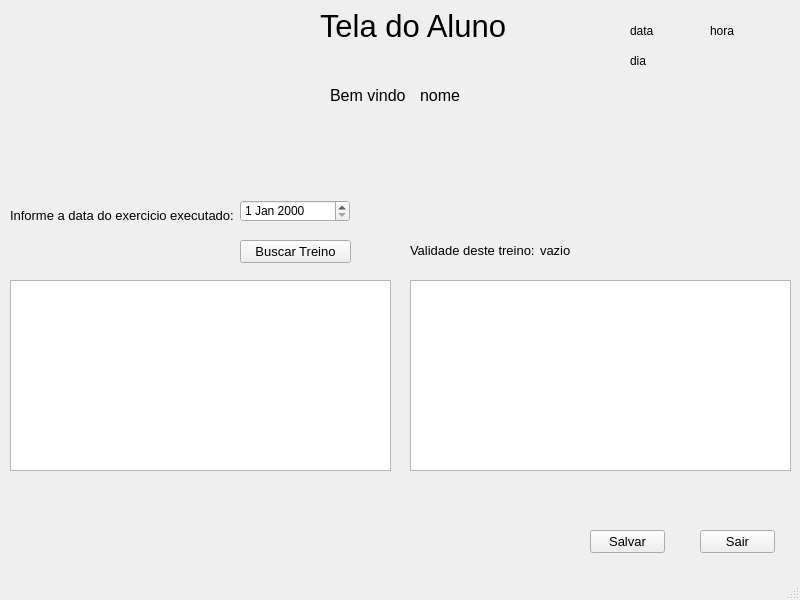
<?xml version="1.0" encoding="UTF-8"?>
<ui version="4.0">
 <class>MainWindow</class>
 <widget class="QMainWindow" name="MainWindow">
  <property name="geometry">
   <rect>
    <x>0</x>
    <y>0</y>
    <width>800</width>
    <height>600</height>
   </rect>
  </property>
  <property name="sizePolicy">
   <sizepolicy hsizetype="Fixed" vsizetype="Fixed">
    <horstretch>0</horstretch>
    <verstretch>0</verstretch>
   </sizepolicy>
  </property>
  <property name="minimumSize">
   <size>
    <width>800</width>
    <height>600</height>
   </size>
  </property>
  <property name="maximumSize">
   <size>
    <width>800</width>
    <height>600</height>
   </size>
  </property>
  <property name="windowTitle">
   <string>TelaAluno</string>
  </property>
  <widget class="QWidget" name="centralwidget">
   <widget class="QLabel" name="label">
    <property name="geometry">
     <rect>
      <x>320</x>
      <y>0</y>
      <width>191</width>
      <height>51</height>
     </rect>
    </property>
    <property name="font">
     <font>
      <pointsize>23</pointsize>
     </font>
    </property>
    <property name="text">
     <string>Tela do Aluno</string>
    </property>
   </widget>
   <widget class="QLabel" name="label_2">
    <property name="geometry">
     <rect>
      <x>330</x>
      <y>80</y>
      <width>81</width>
      <height>31</height>
     </rect>
    </property>
    <property name="font">
     <font>
      <pointsize>12</pointsize>
      <weight>50</weight>
      <bold>false</bold>
     </font>
    </property>
    <property name="text">
     <string>Bem vindo</string>
    </property>
   </widget>
   <widget class="QLabel" name="lblNome">
    <property name="geometry">
     <rect>
      <x>420</x>
      <y>80</y>
      <width>141</width>
      <height>31</height>
     </rect>
    </property>
    <property name="font">
     <font>
      <pointsize>12</pointsize>
      <weight>50</weight>
      <bold>false</bold>
     </font>
    </property>
    <property name="text">
     <string>nome</string>
    </property>
   </widget>
   <widget class="QPushButton" name="btnSair">
    <property name="geometry">
     <rect>
      <x>700</x>
      <y>530</y>
      <width>75</width>
      <height>23</height>
     </rect>
    </property>
    <property name="font">
     <font>
      <pointsize>10</pointsize>
     </font>
    </property>
    <property name="text">
     <string>Sair</string>
    </property>
   </widget>
   <widget class="QTableView" name="tabelaExercicios">
    <property name="geometry">
     <rect>
      <x>410</x>
      <y>280</y>
      <width>381</width>
      <height>191</height>
     </rect>
    </property>
   </widget>
   <widget class="QLabel" name="lblData">
    <property name="geometry">
     <rect>
      <x>630</x>
      <y>20</y>
      <width>61</width>
      <height>21</height>
     </rect>
    </property>
    <property name="text">
     <string>data</string>
    </property>
   </widget>
   <widget class="QLabel" name="lblHora">
    <property name="geometry">
     <rect>
      <x>710</x>
      <y>20</y>
      <width>61</width>
      <height>21</height>
     </rect>
    </property>
    <property name="text">
     <string>hora</string>
    </property>
   </widget>
   <widget class="QLabel" name="lblDia">
    <property name="geometry">
     <rect>
      <x>630</x>
      <y>50</y>
      <width>71</width>
      <height>21</height>
     </rect>
    </property>
    <property name="text">
     <string>dia</string>
    </property>
   </widget>
   <widget class="QLabel" name="lblNome_2">
    <property name="geometry">
     <rect>
      <x>410</x>
      <y>240</y>
      <width>131</width>
      <height>21</height>
     </rect>
    </property>
    <property name="font">
     <font>
      <pointsize>10</pointsize>
      <weight>50</weight>
      <bold>false</bold>
     </font>
    </property>
    <property name="text">
     <string>Validade deste treino:</string>
    </property>
   </widget>
   <widget class="QLabel" name="lblValidade">
    <property name="geometry">
     <rect>
      <x>540</x>
      <y>240</y>
      <width>111</width>
      <height>21</height>
     </rect>
    </property>
    <property name="font">
     <font>
      <pointsize>10</pointsize>
      <weight>50</weight>
      <bold>false</bold>
     </font>
    </property>
    <property name="text">
     <string>vazio</string>
    </property>
   </widget>
   <widget class="QPushButton" name="btnSalvar">
    <property name="geometry">
     <rect>
      <x>590</x>
      <y>530</y>
      <width>75</width>
      <height>23</height>
     </rect>
    </property>
    <property name="font">
     <font>
      <pointsize>10</pointsize>
     </font>
    </property>
    <property name="text">
     <string>Salvar</string>
    </property>
   </widget>
   <widget class="QTableView" name="tabelaExerciciosExecutado">
    <property name="geometry">
     <rect>
      <x>10</x>
      <y>280</y>
      <width>381</width>
      <height>191</height>
     </rect>
    </property>
   </widget>
   <widget class="QLabel" name="lblNome_3">
    <property name="geometry">
     <rect>
      <x>10</x>
      <y>200</y>
      <width>231</width>
      <height>31</height>
     </rect>
    </property>
    <property name="font">
     <font>
      <pointsize>10</pointsize>
      <weight>50</weight>
      <bold>false</bold>
     </font>
    </property>
    <property name="text">
     <string>Informe a data do exercicio executado:</string>
    </property>
   </widget>
   <widget class="QDateEdit" name="dateEdit">
    <property name="geometry">
     <rect>
      <x>240</x>
      <y>200</y>
      <width>110</width>
      <height>22</height>
     </rect>
    </property>
   </widget>
   <widget class="QPushButton" name="btnBuscar">
    <property name="geometry">
     <rect>
      <x>240</x>
      <y>240</y>
      <width>111</width>
      <height>23</height>
     </rect>
    </property>
    <property name="font">
     <font>
      <pointsize>10</pointsize>
     </font>
    </property>
    <property name="text">
     <string>Buscar Treino</string>
    </property>
   </widget>
  </widget>
  <widget class="QMenuBar" name="menubar">
   <property name="geometry">
    <rect>
     <x>0</x>
     <y>0</y>
     <width>800</width>
     <height>21</height>
    </rect>
   </property>
  </widget>
  <widget class="QStatusBar" name="statusbar"/>
 </widget>
 <resources/>
 <connections/>
</ui>
